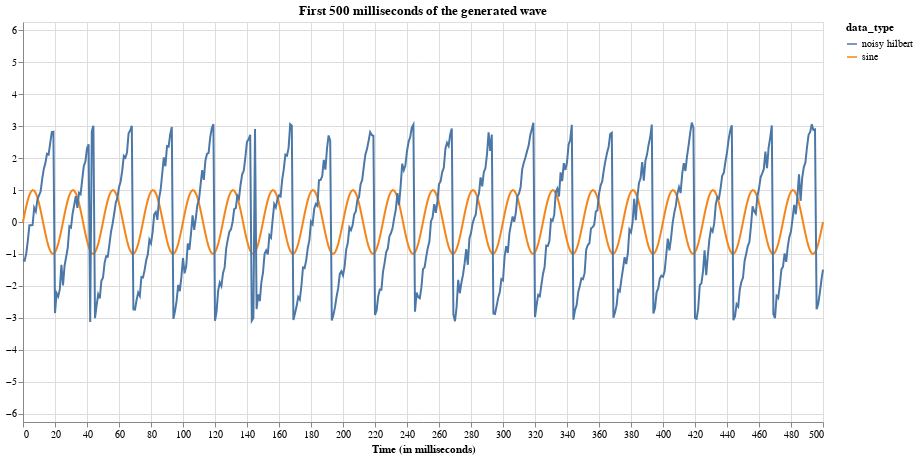

Source (notebook cell):
### Markdown cell above
![sine](plots/sine.png)

### Code cell
sineplot(data, 500, ["sine", "noisy hilbert"])

### Figure 1 — Vega-Lite specification as saved in the notebook (floating-point values rounded to 4 significant figures; data arrays with more than 128 entries replaced by an {"elided": "..."} marker saying what was removed)
{"config": {"view": {"continuousWidth": 400, "continuousHeight": 300}}, "data": {"name": "data-0464b6043db41dc282ddf681d5bea2a6"}, "mark": "line", "encoding": {"color": {"type": "nominal", "field": "data_type"}, "x": {"type": "quantitative", "field": "time", "scale": {"domain": [0, 500], "nice": false}, "title": "Time (in milliseconds)"}, "y": {"type": "quantitative", "field": "values", "scale": {"domain": [-6.262, 6.262]}, "title": null}}, "height": 400, "title": "First 500 milliseconds of the generated wave\n\n", "width": 800, "$schema": "https://vega.github.io/schema/vega-lite/v4.8.1.json", "datasets": {"data-0464b6043db41dc282ddf681d5bea2a6": {"elided": "1002 records"}}}
